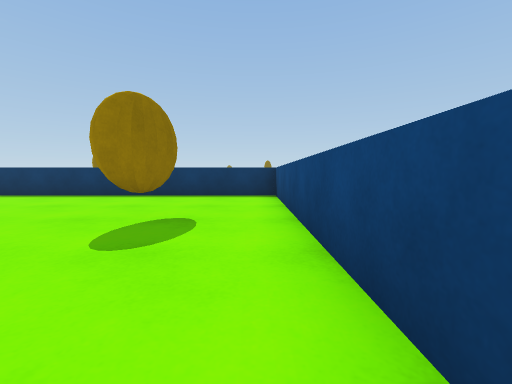
View 1 (above)

20 first-person views from a walk through a 3-D level made in the Unity game engine. The camera is 0.68 m above the floor, tilts 4° down and sees 90° across. The floor is counted in squares, 1 m on a side. Each view is taken from the middle of a square. On the plan, view 1 faces up. The plan holds only what a view shows up to about 9 squares ahead; the rest is blank. The place goes on beyond the plan. The player character is not drawn. Surface patterns are stand-ins for the level's own textures.

View 2
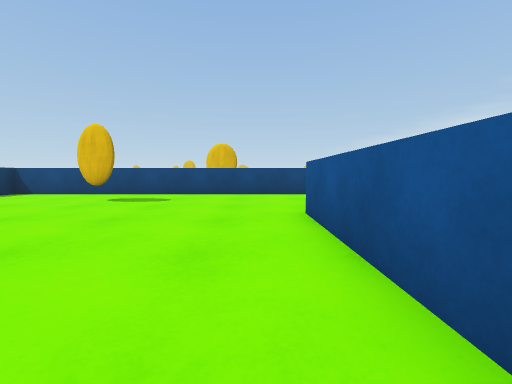

View 3
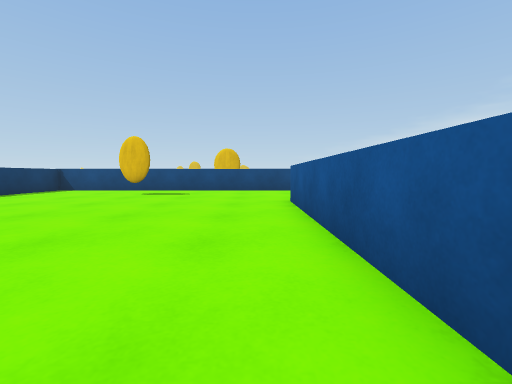

View 4
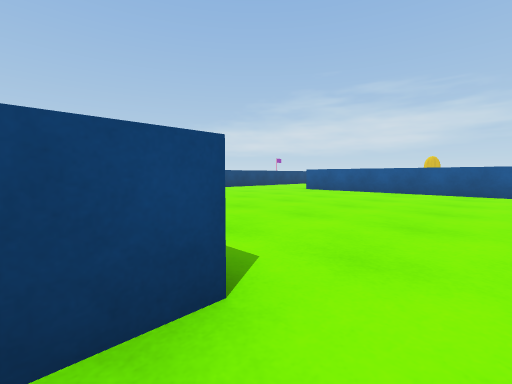

View 5
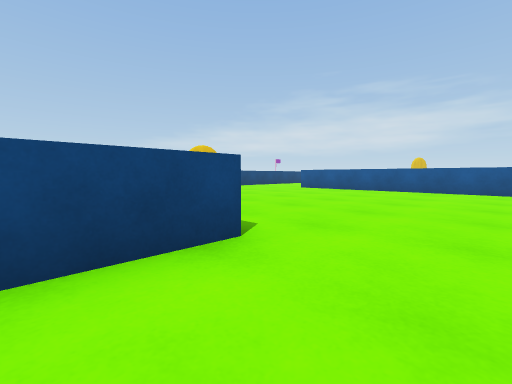

View 6
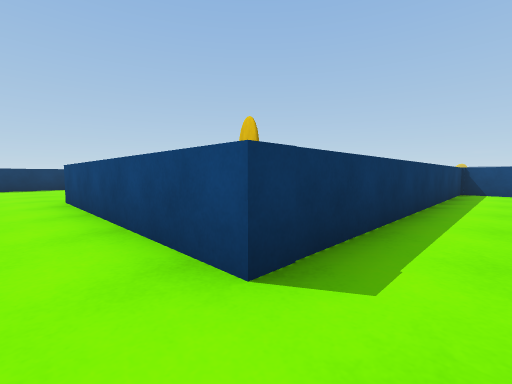

View 7
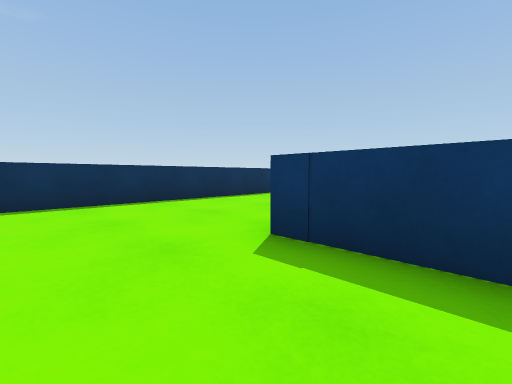

View 8
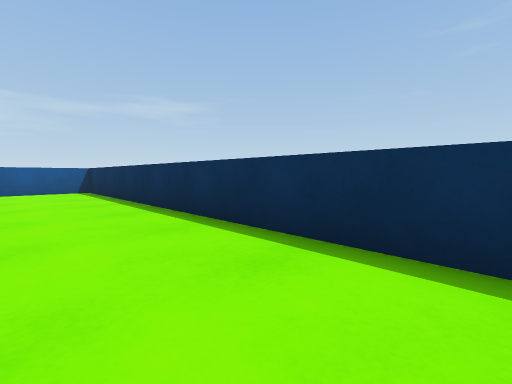

View 9
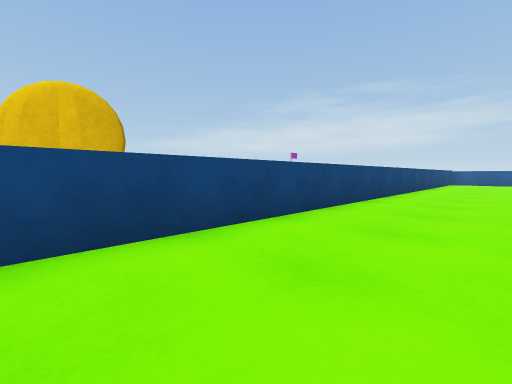

View 10
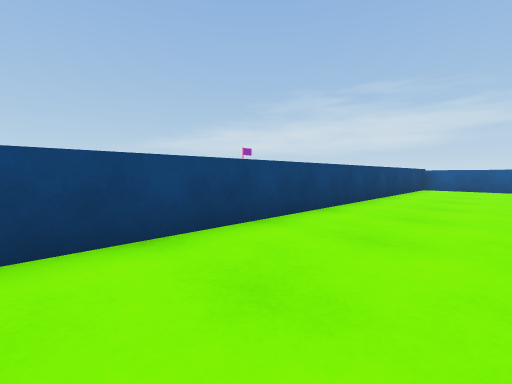

View 11
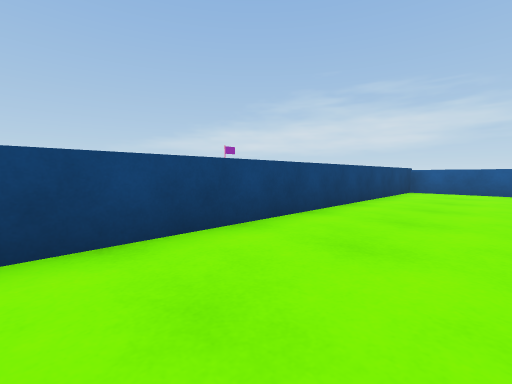

View 12
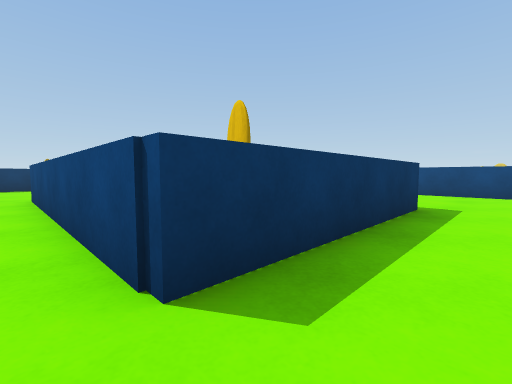

View 13
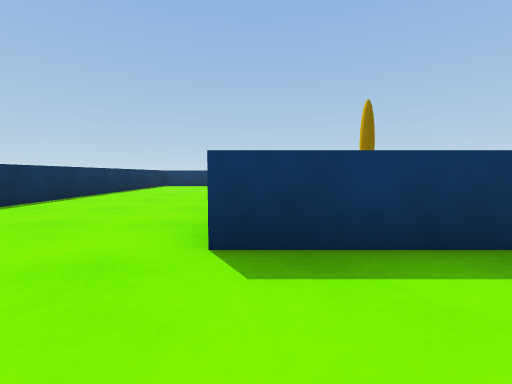

View 14
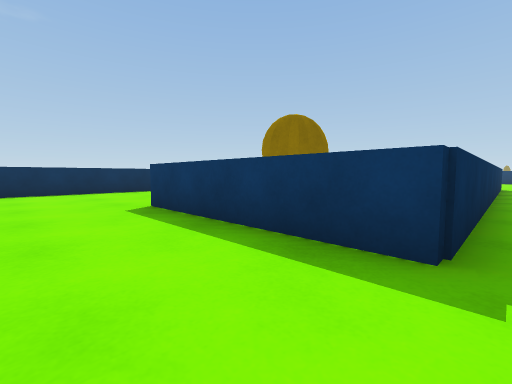

View 15
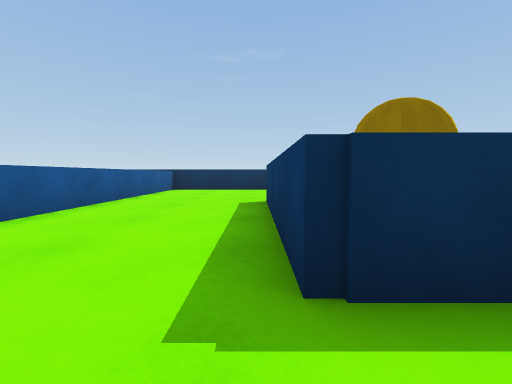

View 16
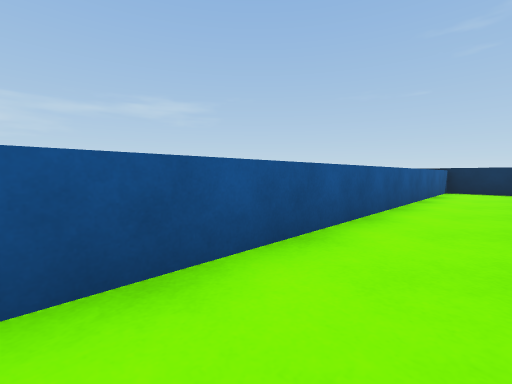

View 17
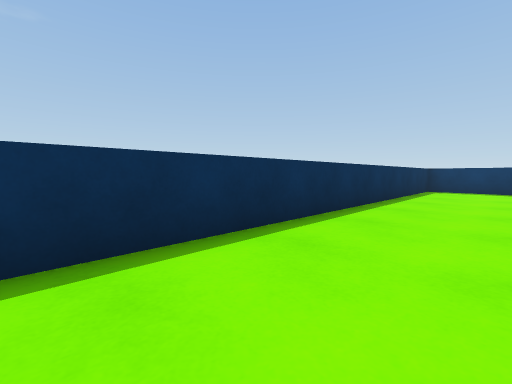

View 18
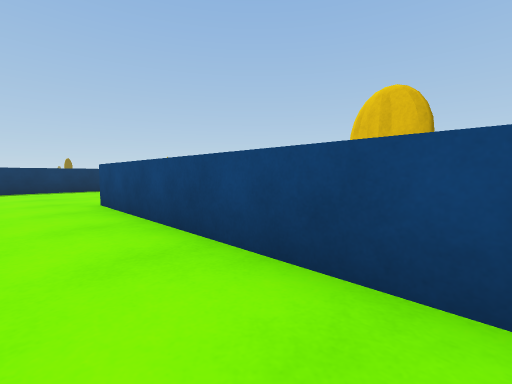

View 19
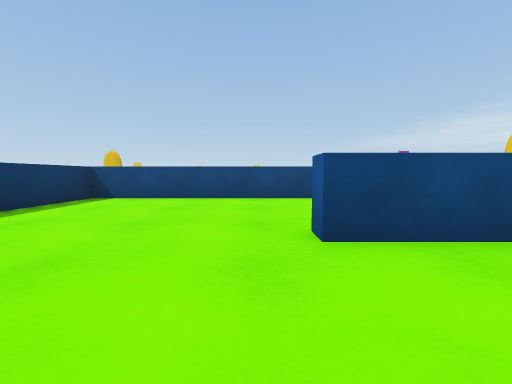

View 20
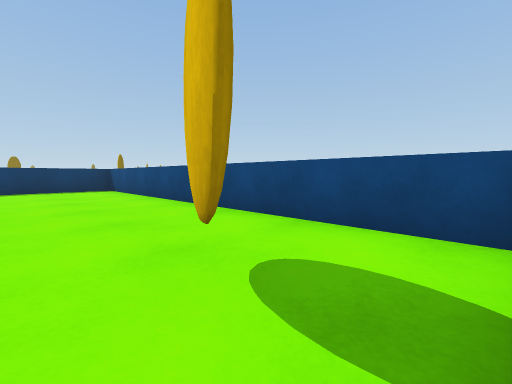

### Floor plan
Key: @ floor where view 1 was taken; # wall or solid block; . floor; ^ raised ledge.
Columns run from 13 left of view 1 to 1 right of it. Each row starts with its distance up from view 1.
 11 #...#
 10 #...#
  9 #...#
  8 #...###########
  7 #.............#
  6 #.............#
  5 #.............#
  4 #.............#
  3 #.............#
  2 #.............#
  1 #.............#
  0 #............@#
 -1 ##########....#
 -2 #........##...#
 -3 #.........#...#
 -4 #.........#...#
 -5 #.........#...#
 -6 #.........#...#
 -7 #....#....#...#
 -8 #....#....#...#
 -9 #....#....#...#
-10 #....#....#...#
-11 #....#....#...#
-12 #....#....#...#
-13 #....#....#...#
-14 #....######...#
-15 #.............#
-16 #.............#
-17 #.............#
-18 ^^^^^^^^^^^^^^

Where each view was taken, in squares from view 1:
view 1: 0 up, 0 right, facing up
view 2: 0 up, 8 left, facing right
view 3: 0 up, 10 left, facing right
view 4: 9 up, 10 left, facing down-right
view 5: 10 up, 11 left, facing down-right
view 6: 7 up, 10 left, facing up-right
view 7: 6 up, 7 left, facing up-left
view 8: 10 up, 11 left, facing down-left
view 9: 2 up, 2 left, facing down-right
view 10: 5 down, 2 left, facing down-right
view 11: 7 down, 2 left, facing down-right
view 12: 15 down, 9 left, facing up-right
view 13: 16 down, 8 left, facing up
view 14: 16 down, 3 left, facing up-left
view 15: 14 down, 2 left, facing left
view 16: 16 down, 2 left, facing down-left
view 17: 13 down, 11 left, facing up-left
view 18: 13 down, 10 left, facing up-right
view 19: 6 down, 11 left, facing right
view 20: 13 down, 7 left, facing up-right
